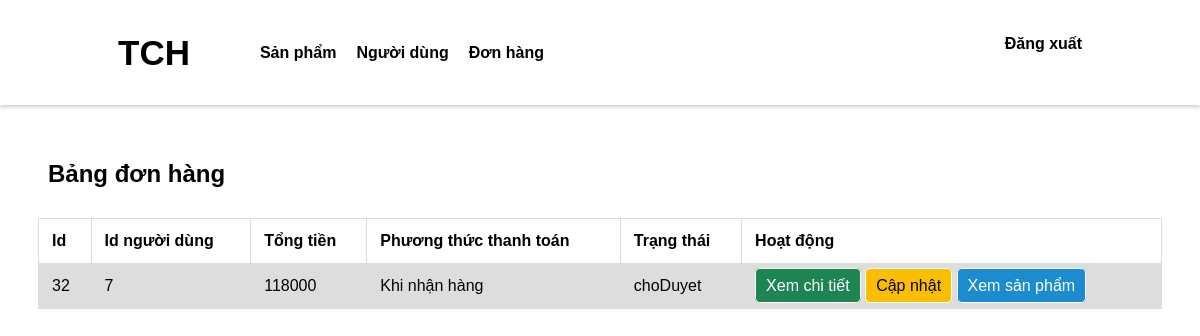
The app's page /admin/quanLyDH.php (signed in) with its own data.
### tables this page shows
CREATE TABLE `don_hang` (
  `id` bigint NOT NULL AUTO_INCREMENT,
  `id_nguoi_dung` bigint DEFAULT NULL,
  `tong_tien` float DEFAULT NULL,
  `dia_chi` varchar(255) DEFAULT NULL,
  `sdt` varchar(255) DEFAULT NULL,
  `ten` varchar(255) DEFAULT NULL,
  `trang_thai` varchar(255) DEFAULT NULL,
  PRIMARY KEY (`id`),
  KEY `fk_don_hang_nguoi_dung` (`id_nguoi_dung`),
  CONSTRAINT `fk_don_hang_nguoi_dung` FOREIGN KEY (`id_nguoi_dung`) REFERENCES `nguoi_dung` (`id`)
);

### php/admin/getAllObject.php (called while the page is built, shortened)
<?php
function getAll_object($con, $tableName)
{
    $sql = "SELECT * FROM $tableName";
    $Users = [];
    $stmt = $con->prepare($sql);
    if ($stmt) {
        $stmt->execute();
        $result = $stmt->get_result();
        while ($user = $result->fetch_assoc()) {
            $Users[] = $user;
        }
        return $Users;
    }
    return [];
}

### admin/quanLyDH.php (the view, shortened to what this page needs)
<!DOCTYPE html>
<html lang="en">
<head>
    <link rel="stylesheet" href="css/quanLy.css">
</head>
<body>
    <?php
    require('layout/header.php');
    require('../php/admin/getAllObject.php');
    $donHang = getAll_object($con, 'don_hang');
    ?>
    <div class="quanLyDH">
        <div class="title">
            <h2>Bảng đơn hàng</h2>
        </div>
        <table>
            <tr>
                <th>Id</th>
                <th>Id người dùng</th>
                <th>Tổng tiền</th>
                <th>Phương thức thanh toán </th>
                <th>Trạng thái</th>
                <th>Hoạt động</th>
            </tr>
            <?php
            foreach ($donHang as $dH) {
            ?>
                <tr>
                    <td><?php echo $dH['id'] ?></td>
                    <td><?php echo $dH['id_nguoi_dung'] ?></td>
                    <td><?php echo $dH['tong_tien'] ?></td>
                    <td>Khi nhận hàng</td>
                    <td><?php echo $dH['trang_thai'] ?></td>
                    <td>
                        <a href="xemCT_DH.php?id=<?php echo $dH['id'] ?>" style=" background-color: #1C8552; color : white;">Xem chi tiết</a>
                        <a href="capNhat_DH.php?id=<?php echo $dH['id'] ?>" style=" background-color: #FBBE00; color : black;">Cập nhật</a>
                        <a href="xemSP_DH.php?id=<?php echo $dH['id'] ?>" style=" background-color: #1C8CD1; color : white;">Xem sản phẩm</a>
                    </td>
                </tr>
            <?php
            } ?>
        </table>
    </div>
</body>
</html>

### admin/css/quanLy.css (style rules this page uses)
body { font-family: Arial, sans-serif; }
.quanLyDH { margin: 130px 30px; height: 100vh; }
.quanLyDH table { font-family: arial, sans-serif; border-collapse: collapse; width: 100%; }
td, th { border: 1px solid #dddddd; text-align: left; padding: 13px; }
tr:nth-child(even) { background-color: #dddddd; }
td a, .create { text-decoration: none; padding: 8px 10px; border: 1px solid white; border-radius: 5px; width: 6px; }
.title { display: flex; justify-content: space-between; align-items: center; padding: 10px; }
td a, .title .create:hover { background-color: #1c8cd1; }

### records on screen
don_hang: id "32", id_nguoi_dung "7", tong_tien "118000", trang_thai "choDuyet"
